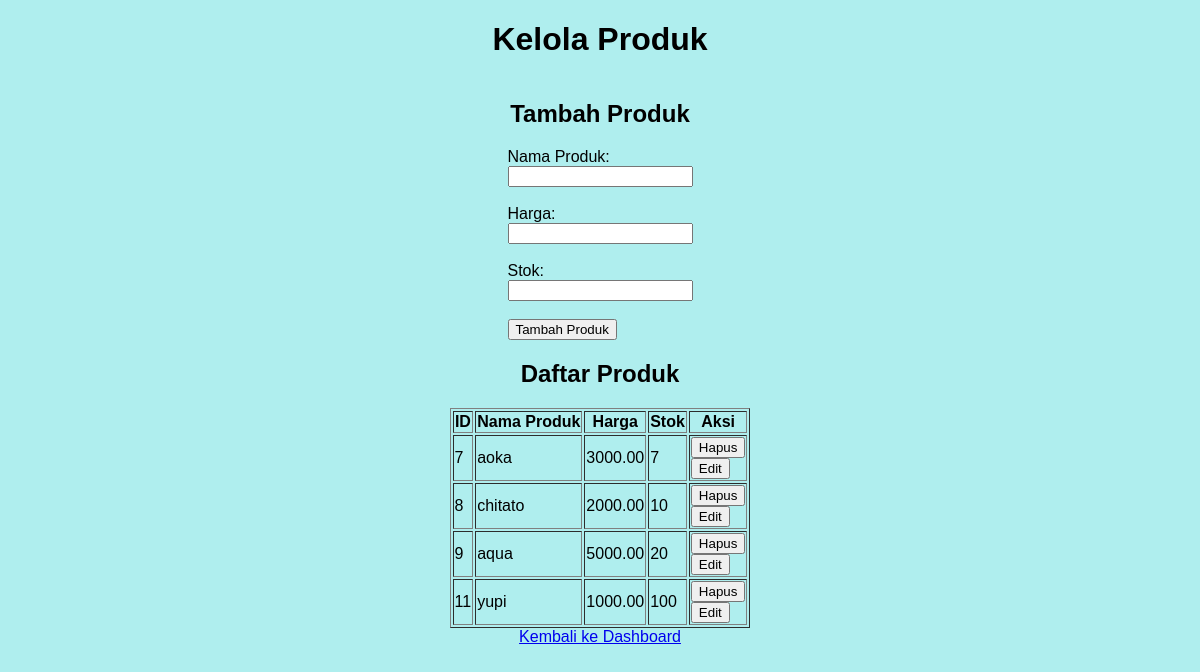
The page /BundaMart/kelola_produk.php on the database its author committed.
### tables this page shows
CREATE TABLE `produk` (
  `id_produk` int(11) NOT NULL,
  `nama_produk` varchar(255) NOT NULL,
  `harga_produk` decimal(10,2) NOT NULL,
  `stok_produk` int(11) NOT NULL
);

### BundaMart/kelola_produk.php (the view, shortened to what this page needs)
<!DOCTYPE html>
<html lang="en">
<head>
</head>
<body>
    <h1>Kelola Produk</h1>
    <h2>Tambah Produk</h2>
    <form method="POST" action="<?php echo htmlspecialchars($_SERVER["PHP_SELF"]); ?>">
        <label for="nama_produk">Nama Produk:</label><br>
        <input type="text" id="nama_produk" name="nama_produk" required><br><br>
        <label for="harga_produk">Harga:</label><br>
        <input type="number" id="harga_produk" name="harga_produk" min="0" required><br><br>
        <label for="stok_produk">Stok:</label><br>
        <input type="number" id="stok_produk" name="stok_produk" min="0" required><br><br>
        <input type="submit" name="submit_produk" value="Tambah Produk">
    </form>
    <h2>Daftar Produk</h2>
    <table border="1">
        <tr>
            <th>ID</th>
            <th>Nama Produk</th>
            <th>Harga</th>
            <th>Stok</th>
            <th>Aksi</th>
        </tr>
        <?php
        include 'koneksi.php';
        $sql = "SELECT * FROM produk";
        $result = mysqli_query($koneksi, $sql);
        if (mysqli_num_rows($result) > 0) {
            while($row = mysqli_fetch_assoc($result)) {
                $id_produk = $row["id_produk"];
                $nama_produk = $row["nama_produk"];
                $harga_produk = $row["harga_produk"];
                $stok_produk = $row["stok_produk"];
                $sql_total_masuk = "SELECT SUM(jumlah_masuk) AS total_masuk FROM riwayat_barang_masuk WHERE nama_barang = '$nama_produk'";
                $result_total_masuk = mysqli_query($koneksi, $sql_total_masuk);
                $row_total_masuk = mysqli_fetch_assoc($result_total_masuk);
                $total_masuk = $row_total_masuk["total_masuk"];
                $stok_tersedia = $stok_produk + $total_masuk;
                echo "<tr>";
                echo "<td>" . $id_produk . "</td>";
                echo "<td>" . $nama_produk . "</td>";
                echo "<td>" . $harga_produk . "</td>";
                echo "<td>" . $stok_tersedia . "</td>";
                echo "<td>
                        <form method='POST' action='" . htmlspecialchars($_SERVER["PHP_SELF"]) . "'>
                            <input type='hidden' name='id_produk' value='" . $id_produk . "'>
                            <input type='submit' name='hapus_produk' value='Hapus'>
                        </form>
                        <form method='GET' action='edit_produk.php'>
                            <input type='hidden' name='id_produk' value='" . $id_produk . "'>
                            <input type='submit' value='Edit'>
                        </form>
                      </td>";
                echo "</tr>";
            }
        } else {
            echo "<tr><td colspan='5'>Tidak ada produk.</td></tr>";
        }
        ?>
    </table>
    <a href="home.php">Kembali ke Dashboard</a>
</body>
</html>

### BundaMart/kelola_produk.php (style rules this page uses)
body { font-family: Arial, sans-serif; background-color: paleturquoise; background-size: cover; background-position: center; margin: 0; padding: 0; height: 100vh; display: flex; flex-direction: column; align-items: center; color: black; }

### rows shown on the page
produk: id_produk "7", nama_produk "aoka", harga_produk "3000.00", stok_tersedia "7"
produk: id_produk "8", nama_produk "chitato", harga_produk "2000.00", stok_tersedia "10"
produk: id_produk "9", nama_produk "aqua", harga_produk "5000.00", stok_tersedia "20"
produk: id_produk "11", nama_produk "yupi", harga_produk "1000.00", stok_produk "100"
